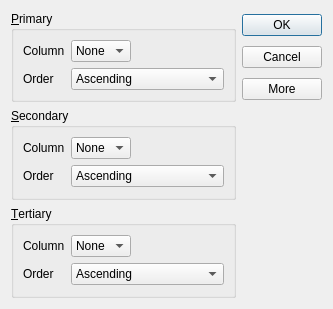
<?xml version="1.0" encoding="UTF-8"?>
<ui version="4.0">
 <class>SortDialog2</class>
 <widget class="QDialog" name="SortDialog2">
  <property name="geometry">
   <rect>
    <x>0</x>
    <y>0</y>
    <width>333</width>
    <height>309</height>
   </rect>
  </property>
  <property name="windowTitle">
   <string>Dialog</string>
  </property>
  <layout class="QGridLayout" name="gridLayout_4">
   <item row="0" column="0" rowspan="3">
    <widget class="QGroupBox" name="groupBox">
     <property name="minimumSize">
      <size>
       <width>201</width>
       <height>0</height>
      </size>
     </property>
     <property name="title">
      <string>&amp;Primary</string>
     </property>
     <layout class="QGridLayout" name="gridLayout">
      <item row="0" column="0">
       <widget class="QLabel" name="label">
        <property name="text">
         <string>Column</string>
        </property>
       </widget>
      </item>
      <item row="0" column="1">
       <widget class="QComboBox" name="comboBox">
        <item>
         <property name="text">
          <string>None</string>
         </property>
        </item>
        <item>
         <property name="text">
          <string>A</string>
         </property>
        </item>
        <item>
         <property name="text">
          <string>B</string>
         </property>
        </item>
        <item>
         <property name="text">
          <string>C</string>
         </property>
        </item>
       </widget>
      </item>
      <item row="0" column="2">
       <spacer name="horizontalSpacer">
        <property name="orientation">
         <enum>Qt::Horizontal</enum>
        </property>
        <property name="sizeHint" stdset="0">
         <size>
          <width>58</width>
          <height>20</height>
         </size>
        </property>
       </spacer>
      </item>
      <item row="1" column="0">
       <widget class="QLabel" name="label_2">
        <property name="text">
         <string>Order</string>
        </property>
       </widget>
      </item>
      <item row="1" column="1" colspan="2">
       <widget class="QComboBox" name="comboBox_2">
        <item>
         <property name="text">
          <string>Ascending</string>
         </property>
        </item>
        <item>
         <property name="text">
          <string>Descending</string>
         </property>
        </item>
       </widget>
      </item>
     </layout>
    </widget>
   </item>
   <item row="0" column="1">
    <widget class="QPushButton" name="pushButton">
     <property name="text">
      <string>OK</string>
     </property>
    </widget>
   </item>
   <item row="1" column="1">
    <widget class="QPushButton" name="pushButton_2">
     <property name="text">
      <string>Cancel</string>
     </property>
    </widget>
   </item>
   <item row="2" column="1">
    <widget class="QPushButton" name="pushButton_3">
     <property name="text">
      <string>More</string>
     </property>
     <property name="checkable">
      <bool>true</bool>
     </property>
    </widget>
   </item>
   <item row="3" column="0">
    <widget class="QGroupBox" name="groupBoxSecondary">
     <property name="minimumSize">
      <size>
       <width>211</width>
       <height>0</height>
      </size>
     </property>
     <property name="title">
      <string>&amp;Secondary</string>
     </property>
     <layout class="QGridLayout" name="gridLayout_2">
      <item row="0" column="0">
       <widget class="QLabel" name="label_3">
        <property name="text">
         <string>Column</string>
        </property>
       </widget>
      </item>
      <item row="0" column="1">
       <widget class="QComboBox" name="comboBox_3">
        <item>
         <property name="text">
          <string>None</string>
         </property>
        </item>
        <item>
         <property name="text">
          <string>A</string>
         </property>
        </item>
        <item>
         <property name="text">
          <string>B</string>
         </property>
        </item>
        <item>
         <property name="text">
          <string>C</string>
         </property>
        </item>
       </widget>
      </item>
      <item row="0" column="2">
       <spacer name="horizontalSpacer_2">
        <property name="orientation">
         <enum>Qt::Horizontal</enum>
        </property>
        <property name="sizeHint" stdset="0">
         <size>
          <width>68</width>
          <height>20</height>
         </size>
        </property>
       </spacer>
      </item>
      <item row="1" column="0">
       <widget class="QLabel" name="label_4">
        <property name="text">
         <string>Order</string>
        </property>
       </widget>
      </item>
      <item row="1" column="1" colspan="2">
       <widget class="QComboBox" name="comboBox_4">
        <item>
         <property name="text">
          <string>Ascending</string>
         </property>
        </item>
        <item>
         <property name="text">
          <string>Descending</string>
         </property>
        </item>
       </widget>
      </item>
     </layout>
    </widget>
   </item>
   <item row="4" column="0">
    <widget class="QGroupBox" name="groupBoxTertiary">
     <property name="minimumSize">
      <size>
       <width>201</width>
       <height>0</height>
      </size>
     </property>
     <property name="title">
      <string>&amp;Tertiary</string>
     </property>
     <layout class="QGridLayout" name="gridLayout_3">
      <item row="0" column="0">
       <widget class="QLabel" name="label_5">
        <property name="text">
         <string>Column</string>
        </property>
       </widget>
      </item>
      <item row="0" column="1">
       <widget class="QComboBox" name="comboBox_5">
        <item>
         <property name="text">
          <string>None</string>
         </property>
        </item>
        <item>
         <property name="text">
          <string>A</string>
         </property>
        </item>
        <item>
         <property name="text">
          <string>B</string>
         </property>
        </item>
        <item>
         <property name="text">
          <string>C</string>
         </property>
        </item>
       </widget>
      </item>
      <item row="0" column="2">
       <spacer name="horizontalSpacer_3">
        <property name="orientation">
         <enum>Qt::Horizontal</enum>
        </property>
        <property name="sizeHint" stdset="0">
         <size>
          <width>58</width>
          <height>20</height>
         </size>
        </property>
       </spacer>
      </item>
      <item row="1" column="0">
       <widget class="QLabel" name="label_6">
        <property name="text">
         <string>Order</string>
        </property>
       </widget>
      </item>
      <item row="1" column="1" colspan="2">
       <widget class="QComboBox" name="comboBox_6">
        <item>
         <property name="text">
          <string>Ascending</string>
         </property>
        </item>
        <item>
         <property name="text">
          <string>Descending</string>
         </property>
        </item>
       </widget>
      </item>
     </layout>
    </widget>
   </item>
  </layout>
 </widget>
 <resources/>
 <connections>
  <connection>
   <sender>pushButton_3</sender>
   <signal>clicked(bool)</signal>
   <receiver>groupBoxSecondary</receiver>
   <slot>setVisible(bool)</slot>
   <hints>
    <hint type="sourcelabel">
     <x>284</x>
     <y>96</y>
    </hint>
    <hint type="destinationlabel">
     <x>211</x>
     <y>139</y>
    </hint>
   </hints>
  </connection>
  <connection>
   <sender>pushButton_3</sender>
   <signal>clicked(bool)</signal>
   <receiver>groupBoxTertiary</receiver>
   <slot>setVisible(bool)</slot>
   <hints>
    <hint type="sourcelabel">
     <x>312</x>
     <y>98</y>
    </hint>
    <hint type="destinationlabel">
     <x>207</x>
     <y>251</y>
    </hint>
   </hints>
  </connection>
  <connection>
   <sender>pushButton</sender>
   <signal>clicked()</signal>
   <receiver>SortDialog2</receiver>
   <slot>accept()</slot>
   <hints>
    <hint type="sourcelabel">
     <x>261</x>
     <y>27</y>
    </hint>
    <hint type="destinationlabel">
     <x>278</x>
     <y>194</y>
    </hint>
   </hints>
  </connection>
  <connection>
   <sender>pushButton_2</sender>
   <signal>clicked()</signal>
   <receiver>SortDialog2</receiver>
   <slot>reject()</slot>
   <hints>
    <hint type="sourcelabel">
     <x>251</x>
     <y>61</y>
    </hint>
    <hint type="destinationlabel">
     <x>259</x>
     <y>223</y>
    </hint>
   </hints>
  </connection>
 </connections>
</ui>
